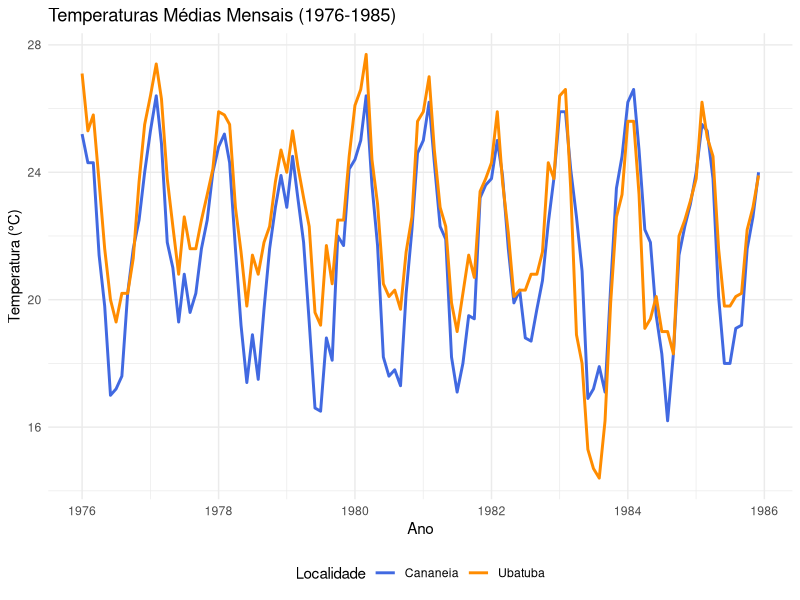

This chart was generated by the following R code:
## ---- chunk 1
# Configurações globais para os blocos de código
knitr::opts_chunk$set(echo = TRUE, message = FALSE, warning = FALSE, fig.align = 'center')

# Vetor com os nomes dos pacotes que você deseja usar
pacotes <- c(
  "tidyverse",  # inclui ggplot2, dplyr, tidyr, magrittr (%>%), etc.
  "lubridate",
  "forecast",
  "tseries",
  "readxl"
)

# Loop para verificar, instalar (se necessário) e carregar cada pacote
for (p in pacotes) {
  if (!requireNamespace(p, quietly = TRUE)) {
    install.packages(p)
  }
  library(p, character.only = TRUE)
}
## ---- chunk 2
df_raw <- readxl::read_excel(
  path = "dados/temperatura.xls",
  sheet = "Plan1",
  col_names = TRUE
)

df_raw$Ano <- seq(as.Date("1976-01-01"), as.Date("1985-12-01"), by="month")

# Converter para objetos de série temporal (ts)
cananeia_ts <- ts(df_raw$Cananeia, start = c(1976, 1), frequency = 12)
ubatuba_ts <- ts(df_raw$Ubatuba, start = c(1976, 1), frequency = 12)
## ---- chunk 3
# Plotando as séries temporais com ggplot2
df_raw %>%
  pivot_longer(cols = c(Cananeia, Ubatuba), names_to = "Localidade", values_to = "Temperatura") %>%
  ggplot(aes(x = Ano, y = Temperatura, color = Localidade)) +
  geom_line(linewidth = 1) +
  labs(
    title = "Temperaturas Médias Mensais (1976-1985)",
    x = "Ano",
    y = "Temperatura (°C)"
  ) +
  scale_color_manual(values = c("Cananeia" = "royalblue", "Ubatuba" = "darkorange")) +
  theme_minimal() +
  theme(legend.position = "bottom")
## ---- chunk 4
# Cálculo das estatísticas básicas
resumo_Cananeia <- summary(df_raw$Cananeia)
resumo_Ubatuba <- summary(df_raw$Ubatuba)
df_resumo <- data.frame(
  Estatística = c("Valor mínimo", "1º Quartil", "Mediana", "Média", "3º Quartil", "Valor Máximo"),
  Cananeia = round(as.numeric(resumo_Cananeia), 1),
  Ubatuba = round(as.numeric(resumo_Ubatuba), 1)
)

# Cálculo do desvio padrão
sd_Cananeia <- round(sd(df_raw$Cananeia, na.rm = TRUE), 1)
sd_Ubatuba  <- round(sd(df_raw$Ubatuba,  na.rm = TRUE), 1)

# Criar data frame para desvio padrão e adicionar ao resumo
df_sd <- data.frame(
  Estatística = "Desvio padrão",
  Cananeia    = sd_Cananeia,
  Ubatuba     = sd_Ubatuba
)

df_resumo <- rbind(df_resumo, df_sd)

# Exibir tabela final
knitr::kable(df_resumo, row.names = FALSE)
